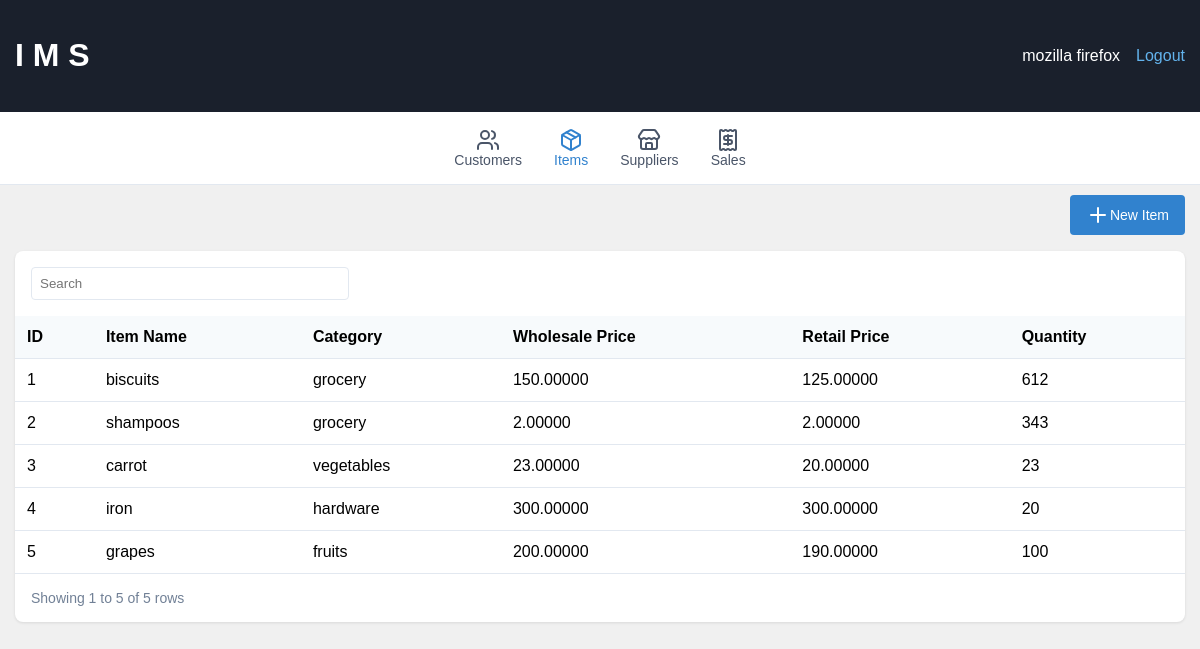
Page /items.php (signed in) on the committed database.
### tables this page shows
CREATE TABLE `items` (
  `item_id` int(10) NOT NULL,
  `name` varchar(50) NOT NULL,
  `category` varchar(50) NOT NULL,
  `wholesale_price` decimal(10,5) NOT NULL,
  `retail_price` decimal(10,5) NOT NULL,
  `quantity` int(10) NOT NULL
);

### items.php (the view, shortened to what this page needs)
<?php
include("connect.php");
?>
<!DOCTYPE html>
<html lang="en">
<head>
    <link rel="stylesheet" href="items.css">
</head>
<body>
<header>
        <div class="container">
            <h1>I M S</h1>
            <div class="user-info">
                <span>
                    <?php
                    echo isset($_SESSION['firstName']) && isset($_SESSION['lastName'])
                        ? $_SESSION['firstName'] . ' ' . $_SESSION['lastName']
                        : 'Guest';
                    ?>
                </span>
                <a href="logout.php" class="logout">Logout</a>
            </div>
        </div>
    </header>
    <nav>
        <div class="container">
            <a href="customer.php" class="nav-item"><i data-lucide="users"></i>Customers</a>
            <a href="items.php" class="nav-item active"><i data-lucide="package"></i>Items</a>
            <a href="suppliers.php" class="nav-item"><i data-lucide="store"></i>Suppliers</a>
            <a href="sales.php" class="nav-item"><i data-lucide="receipt"></i>Sales</a>
        </div>
    </nav>
    <main class="container">
        <div class="actions">
            <div class="right-actions">
            <a href="new_item.php"><button class="btn btn-primary"><i data-lucide="plus"></i>New Item</button></a>
            </div>
        </div>
        <div class="table-container">
            <div class="search-container">
                <input type="text" placeholder="Search" id="search-input">
            </div>
            <table>
                <thead>
                    <tr>
                        <th class="pad">ID</th>
                        <th>Item Name</th>
                        <th>Category</th>
                        <th>Wholesale Price</th>
                        <th>Retail Price</th>
                        <th>Quantity</th>
                    </tr>
                </thead>
                <tbody id="items-table-body">
                    <?php
                    $sql = "SELECT item_id, name, category, wholesale_price, retail_price, quantity FROM items";
                    $result = $conn->query($sql);
                    if ($result->num_rows > 0) {
                        while ($row = $result->fetch_assoc()) {
                            echo "<tr>";
                            echo "<td>" . $row["item_id"] . "</td>";
                            echo "<td>" . $row["name"] . "</td>";
                            echo "<td>" . $row["category"] . "</td>";
                            echo "<td>" . $row["wholesale_price"] . "</td>";
                            echo "<td>" . $row["retail_price"] . "</td>";
                            echo "<td>" . $row["quantity"] . "</td>";
                            echo "</tr>";
                        }
                    } else {
                        echo "<tr><td colspan='7'>No records found</td></tr>";
                    }
                    ?>
                </tbody>
            </table>
            <div class="table-footer">
                <span id="table-footer-info"></span>
            </div>
        </div>
    </main>
</body>
</html>

### items.css (style rules this page uses)
body { font-family: Arial, sans-serif; margin: 0; padding: 0; background-color: #f0f0f0; }
.container { max-width: 1200px; margin: 0 auto; padding: 0 15px; }
header { background-color: #1a202c; color: white; padding: 1rem 0; }
header .container { display: flex; justify-content: space-between; align-items: center; }
.user-info { display: flex; gap: 1rem; }
.logout { color: #63b3ed; text-decoration: none; }
nav { background-color: white; border-bottom: 1px solid #e2e8f0; padding: 0.5rem 0; }
nav .container { display: flex; flex-wrap: wrap; justify-content: center; gap: 1rem; }
.nav-item { display: flex; flex-direction: column; align-items: center; text-decoration: none; color: #4a5568; font-size: 0.875rem; padding: 0.5rem; }
.nav-item.active { color: #3182ce; }
main { padding: 2rem 0; }
.actions { display: flex; justify-content: space-between; margin-bottom: 1rem; flex-wrap: wrap; gap: 1rem; }
.left-actions, .right-actions { display: flex; gap: 0.5rem; align-items: center; flex-wrap: wrap; }
.btn { display: inline-flex; align-items: center; padding: 0.5rem 1rem; border: none; border-radius: 0.25rem; font-size: 0.875rem; cursor: pointer; transition: background-color 0.2s; }
.btn-primary { margin-top: 10px; background-color: #3182ce; color: white; }
.table-container { background-color: white; border-radius: 0.5rem; box-shadow: 0 1px 3px 0 rgba(0, 0, 0, 0.1); overflow-x: auto; }
.search-container { padding: 1rem; }
#search-input { width: 100%; max-width: 300px; padding: 0.5rem; border: 1px solid #e2e8f0; border-radius: 0.25rem; }
table { width: 100%; border-collapse: collapse; min-width: 1000px; }
th, td { padding-left: 100px; text-align: left; padding: 0.75rem; border-bottom: 1px solid #e2e8f0; }
th { background-color: #f7fafc; font-weight: 600; }
.table-footer { padding: 1rem; display: flex; align-items: center; gap: 1rem; color: #718096; font-size: 0.875rem; }

### rows in the picture
items: item_id "1", name "biscuits", category "grocery", wholesale_price "150.00000", retail_price "125.00000", quantity "612"
items: item_id "2", name "shampoos", category "grocery", wholesale_price "2.00000", retail_price "2.00000", quantity "343"
items: item_id "3", name "carrot", category "vegetables", wholesale_price "23.00000", retail_price "20.00000", quantity "23"
items: item_id "4", name "iron", category "hardware", wholesale_price "300.00000", retail_price "300.00000", quantity "20"
items: item_id "5", name "grapes", category "fruits", wholesale_price "200.00000", retail_price "190.00000", quantity "100"

### other values in the picture
$_SESSION['firstName'] "mozilla"
$_SESSION['lastName'] "firefox"
